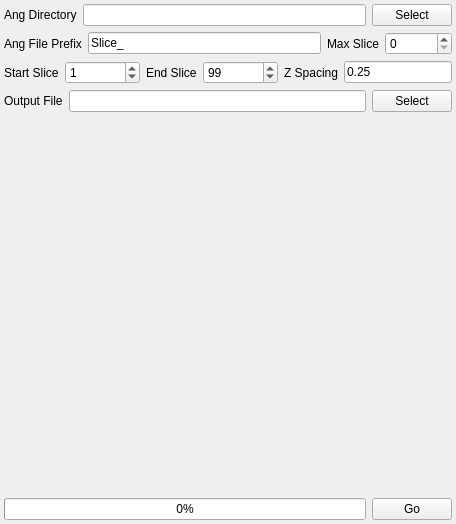
      <widget class="QWidget" name="oimImportTab">
       <attribute name="title">
        <string>OIM Data Import</string>
       </attribute>
       <layout class="QVBoxLayout" name="verticalLayout_5">
        <property name="margin">
         <number>4</number>
        </property>
        <item>
         <layout class="QGridLayout" name="gridLayout_19">
          <item row="0" column="0">
           <widget class="QLabel" name="label_29">
            <property name="text">
             <string>Ang Directory</string>
            </property>
           </widget>
          </item>
          <item row="0" column="1">
           <widget class="QLineEdit" name="oim_InputDir"/>
          </item>
          <item row="0" column="2">
           <widget class="QPushButton" name="oim_InputDirBtn">
            <property name="text">
             <string>Select</string>
            </property>
           </widget>
          </item>
         </layout>
        </item>
        <item>
         <layout class="QHBoxLayout" name="horizontalLayout_11">
          <item>
           <widget class="QLabel" name="label_32">
            <property name="text">
             <string>Ang File Prefix</string>
            </property>
           </widget>
          </item>
          <item>
           <widget class="QLineEdit" name="oim_FilePrefix">
            <property name="text">
             <string>Slice_</string>
            </property>
           </widget>
          </item>
          <item>
           <widget class="QLabel" name="label_47">
            <property name="text">
             <string>Max Slice</string>
            </property>
           </widget>
          </item>
          <item>
           <widget class="QSpinBox" name="oim_ZMaxSlice">
            <property name="maximum">
             <number>100000000</number>
            </property>
           </widget>
          </item>
         </layout>
        </item>
        <item>
         <layout class="QGridLayout" name="gridLayout_20">
          <item row="0" column="0">
           <widget class="QLabel" name="label_50">
            <property name="text">
             <string>Start Slice</string>
            </property>
           </widget>
          </item>
          <item row="0" column="1">
           <widget class="QSpinBox" name="oim_ZStartIndex">
            <property name="minimumSize">
             <size>
              <width>75</width>
              <height>0</height>
             </size>
            </property>
            <property name="maximum">
             <number>100000</number>
            </property>
            <property name="value">
             <number>1</number>
            </property>
           </widget>
          </item>
          <item row="0" column="2">
           <widget class="QLabel" name="label_51">
            <property name="text">
             <string>End Slice</string>
            </property>
           </widget>
          </item>
          <item row="0" column="3">
           <widget class="QSpinBox" name="oim_ZEndIndex">
            <property name="minimumSize">
             <size>
              <width>75</width>
              <height>0</height>
             </size>
            </property>
            <property name="maximum">
             <number>1000000</number>
            </property>
            <property name="value">
             <number>99</number>
            </property>
           </widget>
          </item>
          <item row="0" column="4">
           <widget class="QLabel" name="label_52">
            <property name="text">
             <string>Z Spacing</string>
            </property>
           </widget>
          </item>
          <item row="0" column="5">
           <widget class="QLineEdit" name="oim_zSpacing">
            <property name="sizePolicy">
             <sizepolicy hsizetype="Fixed" vsizetype="Fixed">
              <horstretch>0</horstretch>
              <verstretch>0</verstretch>
             </sizepolicy>
            </property>
            <property name="text">
             <string>0.25</string>
            </property>
           </widget>
          </item>
         </layout>
        </item>
        <item>
         <layout class="QHBoxLayout" name="horizontalLayout_14">
          <item>
           <widget class="QLabel" name="label_53">
            <property name="text">
             <string>Output File</string>
            </property>
           </widget>
          </item>
          <item>
           <widget class="QLineEdit" name="oim_OutputFile"/>
          </item>
          <item>
           <widget class="QPushButton" name="oim_OutputFileBtn">
            <property name="text">
             <string>Select</string>
            </property>
           </widget>
          </item>
         </layout>
        </item>
        <item>
         <spacer name="verticalSpacer_5">
          <property name="orientation">
           <enum>Qt::Vertical</enum>
          </property>
          <property name="sizeHint" stdset="0">
           <size>
            <width>20</width>
            <height>380</height>
           </size>
          </property>
         </spacer>
        </item>
        <item>
         <layout class="QHBoxLayout" name="horizontalLayout_15">
          <item>
           <widget class="QProgressBar" name="oim_progressBar">
            <property name="value">
             <number>0</number>
            </property>
           </widget>
          </item>
          <item>
           <widget class="QPushButton" name="oim_GoBtn">
            <property name="text">
             <string>Go</string>
            </property>
           </widget>
          </item>
         </layout>
        </item>
       </layout>
      </widget>
